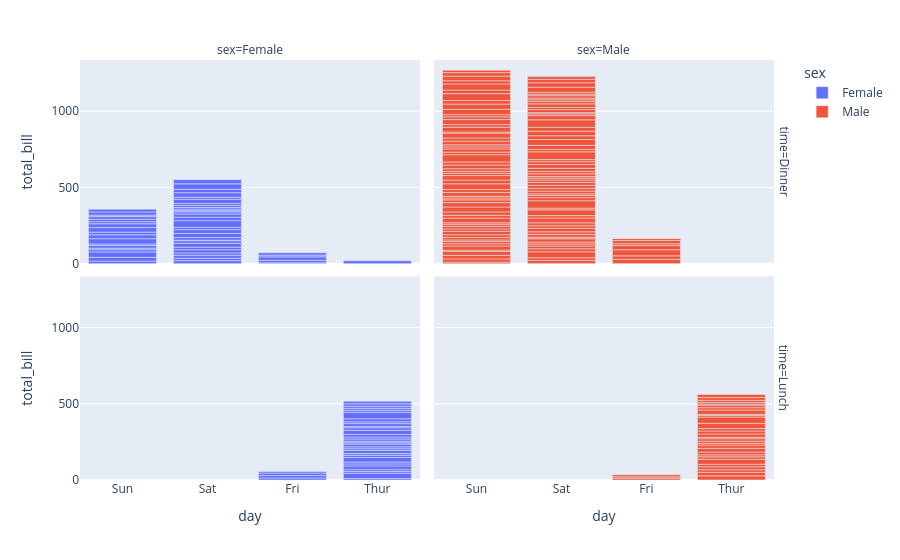

The cell this chart's notebook holds for it:
### Code cell
fig = px.bar(df, x='day', y='total_bill', color='sex',  facet_row='time', facet_col='sex')
fig.show()

### Figure 1 — Plotly figure (JSON) as saved in the notebook; plotly's stock layout.template omitted (floating-point values rounded to 4 significant figures)
{"data": [{"hovertemplate": "sex=Female<br>time=Dinner<br>day=%{x}<br>total_bill=%{y}<extra></extra>", "legendgroup": "Female", "marker": {"color": "#636efa", "pattern": {"shape": ""}}, "name": "Female", "orientation": "v", "showlegend": true, "textposition": "auto", "type": "bar", "x": ["Sun", "Sun", "Sun", "Sun", "Sun", "Sun", "Sat", "Sat", "Sat", "Sat", "Sat", "Sat", "Sun", "Sun", "Sat", "Sat", "Sat", "Sat", "Sat", "Sat", "Sat", "Fri", "Fri", "Fri", "Fri", "Fri", "Sat", "Sat", "Sat", "Sat", "Sat", "Sun", "Sun", "Sun", "Sun", "Sun", "Sun", "Sun", "Sat", "Sat", "Sun", "Sun", "Sun", "Sat", "Sat", "Sat", "Sat", "Sat", "Sat", "Sat", "Sat", "Thur"], "xaxis": "x3", "y": [16.99, 24.59, 35.26, 14.83, 10.33, 16.97, 20.29, 15.77, 19.65, 15.06, 20.69, 16.93, 10.29, 34.81, 26.41, 16.45, 3.07, 17.07, 26.86, 25.28, 14.73, 5.75, 16.32, 22.75, 11.35, 15.38, 44.3, 22.42, 20.92, 14.31, 7.25, 25.71, 17.31, 29.85, 25.0, 13.39, 16.21, 17.51, 10.59, 10.63, 9.6, 20.9, 18.15, 12.76, 13.27, 28.17, 12.9, 30.14, 22.12, 35.83, 27.18, 18.78], "yaxis": "y3"}, {"hovertemplate": "sex=Female<br>time=Lunch<br>day=%{x}<br>total_bill=%{y}<extra></extra>", "legendgroup": "Female", "marker": {"color": "#636efa", "pattern": {"shape": ""}}, "name": "Female", "orientation": "v", "showlegend": false, "textposition": "auto", "type": "bar", "x": ["Thur", "Thur", "Thur", "Thur", "Thur", "Thur", "Thur", "Thur", "Thur", "Thur", "Thur", "Thur", "Thur", "Thur", "Thur", "Thur", "Thur", "Thur", "Thur", "Thur", "Thur", "Thur", "Thur", "Thur", "Thur", "Thur", "Thur", "Thur", "Thur", "Thur", "Thur", "Fri", "Fri", "Fri", "Fri"], "xaxis": "x", "y": [10.07, 34.83, 10.65, 12.43, 24.08, 13.42, 12.48, 29.8, 14.52, 11.38, 20.27, 11.17, 12.26, 18.26, 8.51, 10.33, 14.15, 13.16, 17.47, 27.05, 16.43, 8.35, 18.64, 11.87, 19.81, 43.11, 13.0, 12.74, 13.0, 16.4, 16.47, 13.42, 15.98, 16.27, 10.09], "yaxis": "y"}, {"hovertemplate": "sex=Male<br>time=Dinner<br>day=%{x}<br>total_bill=%{y}<extra></extra>", "legendgroup": "Male", "marker": {"color": "#EF553B", "pattern": {"shape": ""}}, "name": "Male", "orientation": "v", "showlegend": true, "textposition": "auto", "type": "bar", "x": ["Sun", "Sun", "Sun", "Sun", "Sun", "Sun", "Sun", "Sun", "Sun", "Sun", "Sun", "Sun", "Sun", "Sat", "Sat", "Sat", "Sat", "Sat", "Sat", "Sat", "Sat", "Sat", "Sat", "Sat", "Sat", "Sat", "Sat", "Sat", "Sat", "Sun", "Sun", "Sun", "Sun", "Sun", "Sun", "Sun", "Sun", "Sun", "Sun", "Sun", "Sun", "Sun", "Sat", "Sat", "Sat", "Sat", "Sat", "Sat", "Sat", "Sat", "Sat", "Sat", "Sat", "Sat", "Sat", "Sat", "Fri", "Fri", "Fri", "Fri", "Fri", "Fri", "Fri", "Sat", "Sat", "Sat", "Sat", "Sat", "Sun", "Sun", "Sun", "Sun", "Sun", "Sun", "Sun", "Sun", "Sun", "Sun", "Sun", "Sun", "Sun", "Sun", "Sun", "Sun", "Sat", "Sat", "Sun", "Sun", "Sun", "Sun", "Sun", "Sun", "Sun", "Sun", "Sun", "Sun", "Sun", "Sun", "Sun", "Sun", "Sun", "Sun", "Sat", "Sat", "Sat", "Sat", "Sat", "Sat", "Sat", "Sat", "Sat", "Sat", "Sat", "Sat", "Sat", "Sat", "Sat", "Sat", "Sat", "Sat", "Sat", "Sat", "Sat", "Sat"], "xaxis": "x4", "y": [10.34, 21.01, 23.68, 25.29, 8.77, 26.88, 15.04, 14.78, 10.27, 15.42, 18.43, 21.58, 16.29, 20.65, 17.92, 39.42, 19.82, 17.81, 13.37, 12.69, 21.7, 9.55, 18.35, 17.78, 24.06, 16.31, 18.69, 31.27, 16.04, 17.46, 13.94, 9.68, 30.4, 18.29, 22.23, 32.4, 28.55, 18.04, 12.54, 9.94, 25.56, 19.49, 38.01, 11.24, 48.27, 20.29, 13.81, 11.02, 18.29, 17.59, 20.08, 20.23, 15.01, 12.02, 10.51, 17.92, 28.97, 22.49, 40.17, 27.28, 12.03, 21.01, 12.46, 15.36, 20.49, 25.21, 18.24, 14.0, 38.07, 23.95, 29.93, 14.07, 13.13, 17.26, 24.55, 19.77, 48.17, 16.49, 21.5, 12.66, 13.81, 24.52, 20.76, 31.71, 50.81, 15.81, 7.25, 31.85, 16.82, 32.9, 17.89, 14.48, 34.63, 34.65, 23.33, 45.35, 23.17, 40.55, 20.69, 30.46, 23.1, 15.69, 26.59, 38.73, 24.27, 30.06, 25.89, 48.33, 28.15, 11.59, 7.74, 20.45, 13.28, 24.01, 15.69, 11.61, 10.77, 15.53, 10.07, 12.6, 32.83, 29.03, 22.67, 17.82], "yaxis": "y4"}, {"hovertemplate": "sex=Male<br>time=Lunch<br>day=%{x}<br>total_bill=%{y}<extra></extra>", "legendgroup": "Male", "marker": {"color": "#EF553B", "pattern": {"shape": ""}}, "name": "Male", "orientation": "v", "showlegend": false, "textposition": "auto", "type": "bar", "x": ["Thur", "Thur", "Thur", "Thur", "Thur", "Thur", "Thur", "Thur", "Thur", "Thur", "Thur", "Thur", "Thur", "Thur", "Thur", "Thur", "Thur", "Thur", "Thur", "Thur", "Thur", "Thur", "Thur", "Thur", "Thur", "Thur", "Thur", "Thur", "Thur", "Thur", "Fri", "Fri", "Fri"], "xaxis": "x2", "y": [27.2, 22.76, 17.29, 19.44, 16.66, 32.68, 15.98, 13.03, 18.28, 24.71, 21.16, 11.69, 14.26, 15.95, 8.52, 22.82, 19.08, 16.0, 34.3, 41.19, 9.78, 7.51, 28.44, 15.48, 16.58, 7.56, 10.34, 13.51, 18.71, 20.53, 12.16, 8.58, 13.42], "yaxis": "y2"}], "layout": {"annotations": [{"font": {}, "showarrow": false, "text": "sex=Female", "x": 0.24, "xanchor": "center", "xref": "paper", "y": 1, "yanchor": "bottom", "yref": "paper"}, {"font": {}, "showarrow": false, "text": "sex=Male", "x": 0.74, "xanchor": "center", "xref": "paper", "y": 1, "yanchor": "bottom", "yref": "paper"}, {"font": {}, "showarrow": false, "text": "time=Lunch", "textangle": 90, "x": 0.98, "xanchor": "left", "xref": "paper", "y": 0.2425, "yanchor": "middle", "yref": "paper"}, {"font": {}, "showarrow": false, "text": "time=Dinner", "textangle": 90, "x": 0.98, "xanchor": "left", "xref": "paper", "y": 0.7575, "yanchor": "middle", "yref": "paper"}], "barmode": "relative", "legend": {"title": {"text": "sex"}, "tracegroupgap": 0}, "margin": {"t": 60}, "xaxis": {"anchor": "y", "domain": [0, 0.48], "title": {"text": "day"}}, "xaxis2": {"anchor": "y2", "domain": [0.5, 0.98], "matches": "x", "title": {"text": "day"}}, "xaxis3": {"anchor": "y3", "domain": [0, 0.48], "matches": "x", "showticklabels": false}, "xaxis4": {"anchor": "y4", "domain": [0.5, 0.98], "matches": "x", "showticklabels": false}, "yaxis": {"anchor": "x", "domain": [0, 0.485], "title": {"text": "total_bill"}}, "yaxis2": {"anchor": "x2", "domain": [0, 0.485], "matches": "y", "showticklabels": false}, "yaxis3": {"anchor": "x3", "domain": [0.515, 1], "matches": "y", "title": {"text": "total_bill"}}, "yaxis4": {"anchor": "x4", "domain": [0.515, 1], "matches": "y", "showticklabels": false}}}
